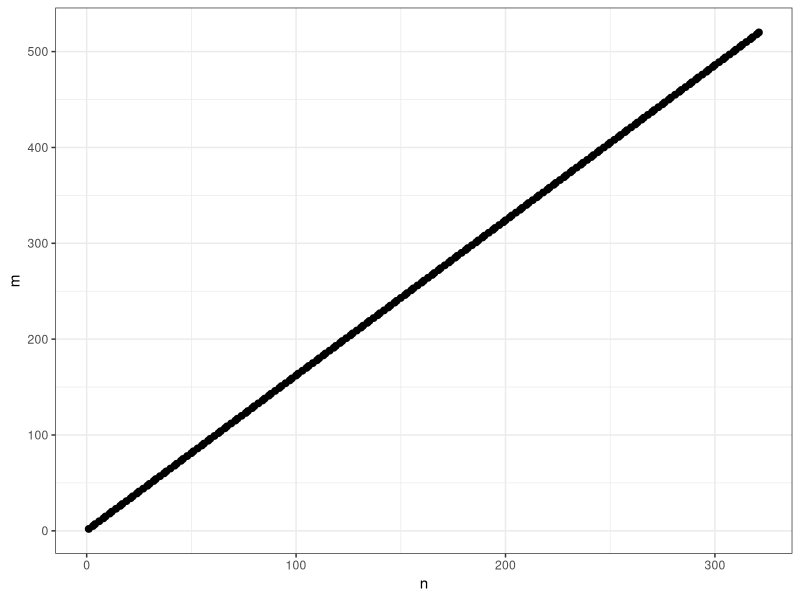
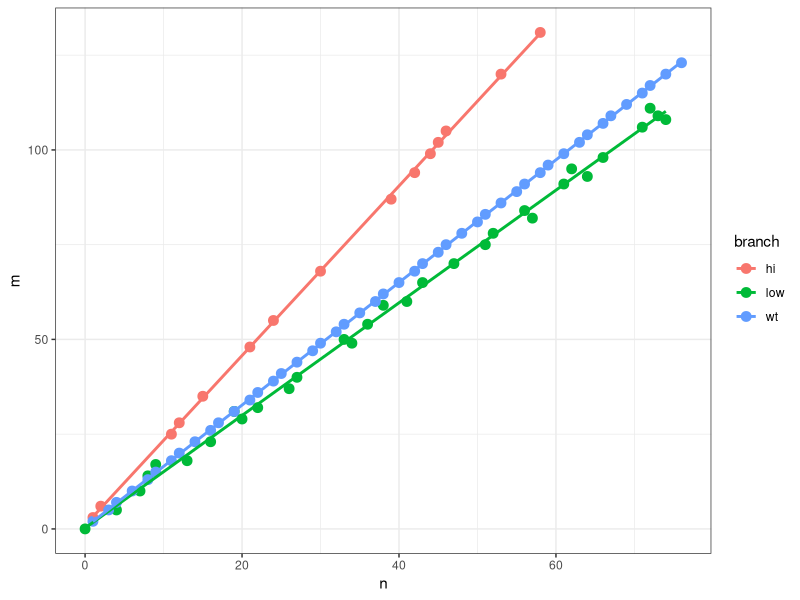

The R script that drew these images, in order: (Note: this script raises an error after producing the figures.)
# PE 0665
# February 2020
# Michael Hunt

library(tidyverse)

df<-read_csv('pe665.csv')
names(df)<-c('n','m','branch')
glimpse(df)

df<-mutate(df,ratio=m/n)
df<-mutate(df,delta=m-n)
glimpse(df)

hilo<-filter(df,branch!='wt')
hilo100<-filter(df,branch!='wt',m+n<=100)
hilo200<-filter(df,branch!='wt',m+n<=200)
wythoff<-filter(df,branch=='wt')

dflow<-filter(df,branch=='low')
dfhigh<-filter(df,branch=='hi')


g0<-ggplot(wythoff,aes(x=n,y=m))+
geom_point(size=2)+
  # geom_smooth(method = "lm", se = FALSE)+
  theme_bw()
g0

M=200
g1<-ggplot(filter(df,n+m<=M),aes(x=n,y=m,colour=branch))+
  geom_point(size=3)+
  geom_smooth(method = "lm", se = FALSE)+
  theme_bw()
g1

fithigh<-lm(m~0+n,data=filter(df,hilow=='hi'))
fitlow<-lm(m~0+n,data=filter(df,hilow=='low'))
dflow<-df %>% filter(hilow=='low') %>% mutate(fit=predict(fitlow))
dfhigh<-df %>% filter(hilow=='hi') %>% mutate(fit=predict(fithigh))

dflow<-mutate(dflow,diff=abs(fit-m)/m)

dfhigh<-mutate(dfhigh,diff=abs(fit-m)/m)

dflow100=filter(dflow,n+m<=100)
sum(dflow100$n)+sum(dflow100$m)

dfhigh100=filter(dfhigh,n+m<=100)

sum(dfhigh100$n)+sum(dfhigh100$m)
fithigh$coefficients  
fitlow$coefficients 
 
glow<-ggplot(filter(dflow,n>0),aes(x=n,y=m))+
  geom_point()+
  geom_line(aes(y = fit), size = 1,colour='red')+
  theme_bw()
glow

glowdiff<-ggplot(filter(dflow,diff<0.1),aes(x=n,y=diff))+
  geom_point()+
  ggtitle('glow diff')+
  theme_bw()
glowdiff

ghigh<-ggplot(dfhigh,aes(x=n,y=m))+
  geom_point()+
  geom_line(aes(y = fit), size = 1,colour='blue')+
  theme_bw()
ghigh

ghighdiff<-ggplot(filter(dfhigh,diff<0.1),aes(x=n,y=diff))+
  geom_point()+
  ggtitle('ghigh diff')+
  theme_bw()
ghighdiff

glow_ratio<-ggplot(filter(dflow,n>0),aes(x=n,y=ratio))+
  geom_point()+
  ggtitle('glow ratio')+
  theme_bw()
glow_ratio

ghigh_ratio<-ggplot(filter(dfhigh,diff<0.1),aes(x=n,y=ratio))+
  geom_point()+
  ggtitle('ghigh ratio')+
  theme_bw()
ghigh_ratio

